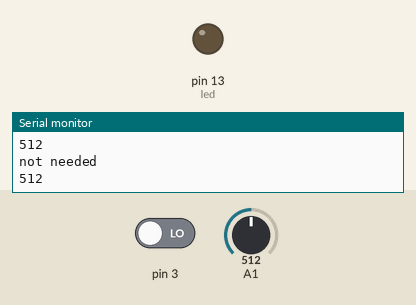
The sketch below on a simulated Arduino Uno, built with avr-gcc and run on an emulated ATmega328P. On the bench: output pins drawn as LEDs (lit = HIGH), the last lines printed to the serial monitor. The test bench sets the inputs (shaded band); at power-on: A1 = 512, pin 3 LOW.

Above: at 2.8 s.
2.9 s: A1 set to 90
7.5 s: pin 3 driven HIGH
At 9.4 s:
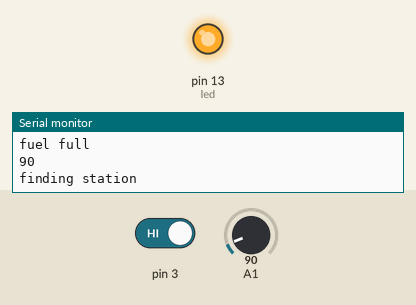
10.5 s: pin 3 driven LOW
At 13.7 s:
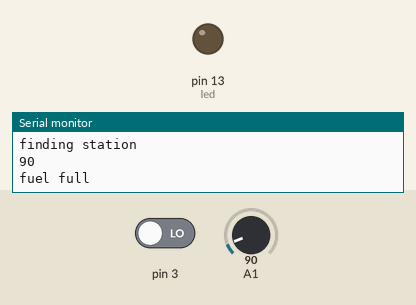
Timing chart, 0 to 15.2 s (numbered marks = the images above; inputs shaded):
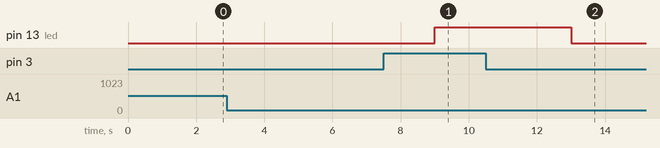

The sketch:

petrol_bunk.ino
```cpp
int Level=A1;
int mVperAmp = 66;
int levelc;

int led=13;

char str[15];
void setup()
{

  Serial.begin(9600);

  pinMode(led, OUTPUT);
    pinMode(3, INPUT);
 digitalWrite(led,LOW);
}


void loop()
{

         int flag=LOW;
         levelc=analogRead(A1);
         Serial.println(levelc);
         delay(1000);


        if(levelc<100)
        {
          flag=HIGH;
          delay(1000);

        }

    else
        {
         digitalWrite(led,LOW);
         Serial.println("not needed");
         delay(1000);
        }

if(flag==HIGH)
        {
          if( digitalRead(3)==HIGH)
          {
         digitalWrite(led,HIGH);

           Serial.println("finding station");
          delay(2000);
        }
     else
        {
         digitalWrite(led,LOW);
         Serial.println("fuel full");
         delay(1000);
        }
        }


}
```

Measured:
- after the input at 7.5 s, pin 13 (led): LOW → HIGH after 1.5 s
- after the input at 10.5 s, pin 13 (led): HIGH → LOW after 2.5 s
